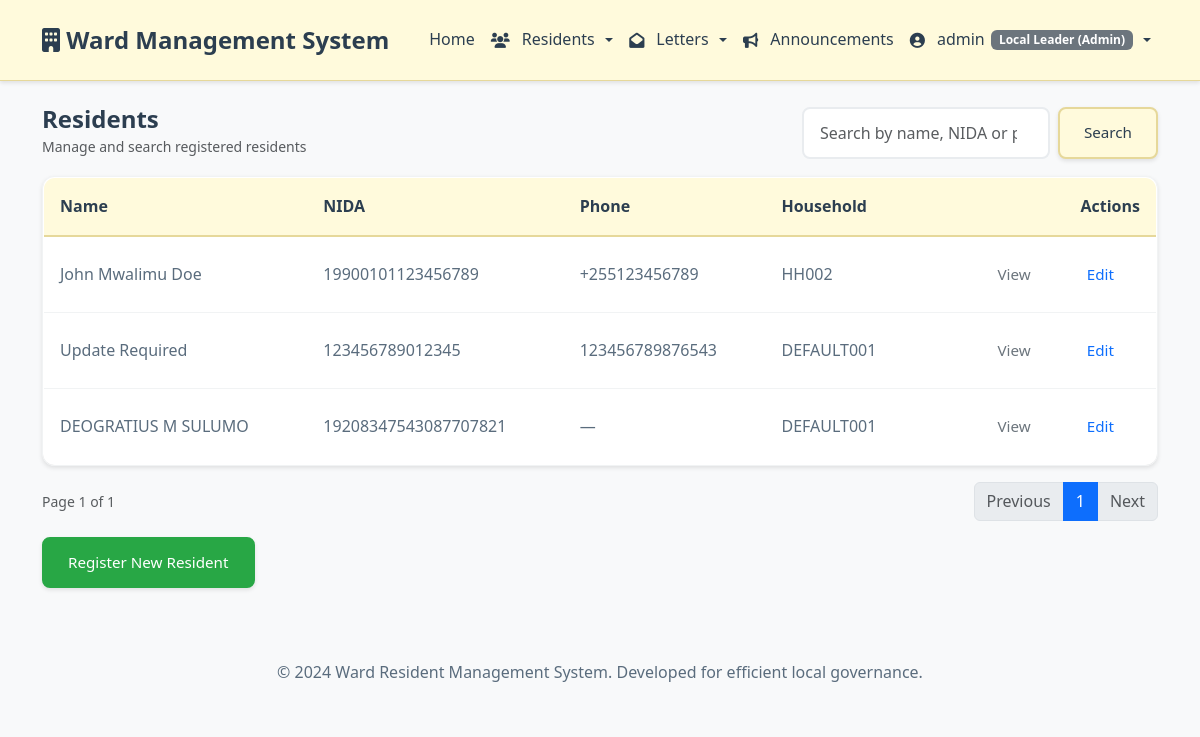
/residents/ (signed in), run on the app's committed database.
### accounts/models.py (models this page shows, shortened)
class User(AbstractUser):
    USER_ROLES = (
        ('admin', 'Local Leader (Admin)'),
        ('resident', 'Resident'),
        ('clerk', 'Data Entry Clerk'),
    )
    role = models.CharField(max_length=20, choices=USER_ROLES, default='resident')
    phone_number = models.CharField(max_length=15, blank=True)
    nida_number = models.CharField(max_length=20, unique=True, null=True, blank=True)
    profile_photo = models.ImageField(upload_to='profile_photos/', null=True, blank=True)
    is_verified = models.BooleanField(default=False)
    created_at = models.DateTimeField(auto_now_add=True)
    updated_at = models.DateTimeField(auto_now=True)

### residents/models.py (models this page shows, shortened)
class Resident(models.Model):
    GENDER_CHOICES = (
        ('M', 'Male'),
        ('F', 'Female'),
    )
    MARITAL_STATUS_CHOICES = (
        ('single', 'Single'),
        ('married', 'Married'),
        ('divorced', 'Divorced'),
        ('widowed', 'Widowed'),
    )
    SPECIAL_CATEGORY_CHOICES = (
        ('none', 'None'),
        ('disability', 'Person with Disability'),
        ('elderly', 'Elderly'),
        ('orphan', 'Orphan'),
        ('vulnerable', 'Vulnerable Person'),
    )
    user = models.OneToOneField(settings.AUTH_USER_MODEL, on_delete=models.CASCADE, null=True, blank=True)
    household = models.ForeignKey(Household, on_delete=models.CASCADE, related_name='residents')
    first_name = models.CharField(max_length=50)
    middle_name = models.CharField(max_length=50, blank=True)
    last_name = models.CharField(max_length=50)
    nida_number = models.CharField(max_length=20, unique=True, validators=[validate_nida_number])
    date_of_birth = models.DateField()
    place_of_birth = models.CharField(max_length=100, blank=True)
    gender = models.CharField(max_length=1, choices=GENDER_CHOICES)
    marital_status = models.CharField(max_length=20, choices=MARITAL_STATUS_CHOICES)
    tribe = models.CharField(max_length=50, blank=True)
    religion = models.CharField(max_length=50, blank=True)
    phone_number = models.CharField(max_length=15, blank=True, validators=[validate_phone_number])
    email = models.EmailField(blank=True)
    occupation = models.CharField(max_length=100, blank=True)
    education_level = models.CharField(max_length=50, blank=True)
    special_category = models.CharField(max_length=20, choices=SPECIAL_CATEGORY_CHOICES, default='none')
    relationship_to_head = models.CharField(max_length=50, default='Head')
    photo = models.ImageField(upload_to='resident_photos/', null=True, blank=True)
    is_active = models.BooleanField(default=True)
    registration_date = models.DateTimeField(auto_now_add=True)
    updated_at = models.DateTimeField(auto_now=True)
    @property
    def full_name(self):
        middle = f" {self.middle_name}" if self.middle_name else ""
        return f"{self.first_name}{middle} {self.last_name}"

class Household(models.Model):
    household_number = models.CharField(max_length=50, unique=True)
    street_name = models.CharField(max_length=100)
    house_number = models.CharField(max_length=20)
    ward = models.CharField(max_length=100, default='Ward Office')
    created_at = models.DateTimeField(auto_now_add=True)
    updated_at = models.DateTimeField(auto_now=True)

### residents/views.py (the view, shortened to what this page needs)
# urls.py: path('', views.resident_list, name='list'),
@login_required
def resident_list(request):
    if request.user.role != 'admin':
        messages.error(request, 'Access denied. Admin privileges required.')
        return redirect('home')
    search_query = request.GET.get('search', '')
    residents = (
        Resident.objects.filter(is_active=True)
        .select_related('household', 'user')
        .order_by('last_name', 'first_name', 'pk')
    )
    paginator = Paginator(residents, 20)
    page_number = request.GET.get('page')
    residents = paginator.get_page(page_number)
    return render(request, 'residents/list.html', {
        'residents': residents,
        'search_query': search_query
    })

### templates/residents/list.html (shortened to what this page needs)
{% extends 'base.html' %}
{% load static %}
{% block content %}
<div class="row mb-3 align-items-center">
  <div class="col-md-8">
    <h4 class="mb-0">Residents</h4>
    <small class="text-muted">Manage and search registered residents</small>
  </div>
  <div class="col-md-4 text-md-end mt-3 mt-md-0">
    <form class="d-flex" role="search" method="get">
      <input class="form-control me-2" type="search" name="search" placeholder="Search by name, NIDA or phone" value="{{ search_query }}">
      <button class="btn btn-primary" type="submit">Search</button>
    </form>
  </div>
</div>
<div class="card">
  <div class="card-body p-0">
    <div class="table-responsive">
      <table class="table table-hover mb-0 align-middle">
        <thead class="table-light">
          <tr>
            <th>Name</th>
            <th>NIDA</th>
            <th>Phone</th>
            <th>Household</th>
            <th class="text-end">Actions</th>
          </tr>
        </thead>
        <tbody>
          {% if residents and residents|length %}
            {% for r in residents %}
              <tr>
                <td>
                  {{ r.full_name }}
                </td>
                <td>{{ r.nida_number }}</td>
                <td>{{ r.phone_number|default:'—' }}</td>
                <td>{{ r.household.household_number }}</td>
                <td class="text-end">
                  <a class="btn btn-sm btn-outline-secondary" href="{% url 'residents:detail' r.pk %}">View</a>
                  {% if request.user.role in 'admin clerk' %}
                    <a class="btn btn-sm btn-outline-primary" href="{% url 'residents:edit' r.pk %}">Edit</a>
                  {% endif %}
                </td>
              </tr>
            {% endfor %}
          {% else %}
            <tr>
              <td colspan="5" class="text-center py-4 text-muted">No residents found.</td>
            </tr>
          {% endif %}
        </tbody>
      </table>
    </div>
  </div>
</div>
<div class="d-flex justify-content-between align-items-center mt-3">
  <div>
    {% if residents %}
      <small class="text-muted">Page {{ residents.number }} of {{ residents.paginator.num_pages }}</small>
    {% endif %}
  </div>
  <nav aria-label="Residents pagination">
    <ul class="pagination mb-0">
      {% if residents.has_previous %}
        <li class="page-item">
          <a class="page-link" href="?page={{ residents.previous_page_number }}&search={{ search_query }}">Previous</a>
        </li>
      {% else %}
        <li class="page-item disabled"><span class="page-link">Previous</span></li>
      {% endif %}
      {% for num in residents.paginator.page_range %}
        {% if num == residents.number %}
          <li class="page-item active"><span class="page-link">{{ num }}</span></li>
        {% elif num >= residents.number|add:'-2' and num <= residents.number|add:'2' %}
          <li class="page-item"><a class="page-link" href="?page={{ num }}&search={{ search_query }}">{{ num }}</a></li>
        {% endif %}
      {% endfor %}
      {% if residents.has_next %}
        <li class="page-item">
          <a class="page-link" href="?page={{ residents.next_page_number }}&search={{ search_query }}">Next</a>
        </li>
      {% else %}
        <li class="page-item disabled"><span class="page-link">Next</span></li>
      {% endif %}
    </ul>
  </nav>
</div>
{% if request.user.role in 'admin clerk' %}
  <div class="mt-3">
    <a href="{% url 'residents:register' %}" class="btn btn-success">Register New Resident</a>
  </div>
{% endif %}
{% endblock %}

### templates/base.html (shortened to what this page needs)
<!DOCTYPE html>
<html lang="en">
<head>
    <link href="https://cdn.jsdelivr.net/npm/bootstrap@5.3.0/dist/css/bootstrap.min.css" rel="stylesheet">
    <link href="https://cdnjs.cloudflare.com/ajax/libs/font-awesome/6.0.0/css/all.min.css" rel="stylesheet">
    {% load static %}
    <link href="{% static 'css/custom.css' %}" rel="stylesheet">
</head>
<body>
    <nav class="navbar navbar-expand-lg">
        <div class="container">
            <a class="navbar-brand" href="{% url 'home' %}">
                <i class="fas fa-building"></i> Ward Management System
            </a>
            <div class="collapse navbar-collapse" id="navbarNav">
                <ul class="navbar-nav me-auto ms-3">
                    <li class="nav-item">
                        <a class="nav-link{% if request.resolver_match.url_name == 'home' %} active{% endif %}" href="{% url 'home' %}">
                            Home
                        </a>
                    </li>
                    {% if user.is_authenticated %}
                        {% if user.role == 'resident' %}
                            <li class="nav-item">
                                <a class="nav-link" href="{% url 'residents:profile' %}">
                                    <i class="fas fa-user"></i> My Profile
                                </a>
                            </li>
                            <li class="nav-item">
                                <a class="nav-link" href="{% url 'letters:request' %}">
                                    <i class="fas fa-envelope"></i> Request Letter
                                </a>
                            </li>
                            <li class="nav-item">
                                <a class="nav-link" href="{% url 'letters:my_requests' %}">
                                    <i class="fas fa-list"></i> My Requests
                                </a>
                            </li>
                        {% elif user.role == 'admin' %}
                            <li class="nav-item dropdown">
                                <a class="nav-link dropdown-toggle" href="#" role="button" data-bs-toggle="dropdown">
                                    <i class="fas fa-users"></i> Residents
                                </a>
                            </li>
                            <li class="nav-item dropdown">
                                <a class="nav-link dropdown-toggle" href="#" role="button" data-bs-toggle="dropdown">
                                    <i class="fas fa-envelope-open"></i> Letters
                                </a>
                            </li>
                            <li class="nav-item">
                                <a class="nav-link" href="{% url 'communications:announcements' %}">
                                    <i class="fas fa-bullhorn"></i> Announcements
                                </a>
                            </li>
                        {% endif %}
                    {% endif %}
                </ul>
                <ul class="navbar-nav ms-auto gap-2">
                    {% if user.is_authenticated %}
                        <li class="nav-item dropdown">
                            <a class="nav-link dropdown-toggle" href="#" role="button" data-bs-toggle="dropdown">
                                <i class="fas fa-user-circle"></i> {{ user.username }}
                                <span class="badge bg-secondary">{{ user.get_role_display }}</span>
                            </a>
                        </li>
                    {% endif %}
                </ul>
            </div>
        </div>
    </nav>
    <main class="container mt-4">
        {% block content %}
        {% endblock %}
    </main>
    <footer class="bg-light mt-5 py-4">
        <div class="container text-center">
            <p class="mb-0">&copy; 2024 Ward Resident Management System. Developed for efficient local governance.</p>
        </div>
    </footer>
</body>
</html>

### static/css/custom.css (style rules this page uses)
:root { --primary-color: #FFFADC; --primary-dark: #f4eec7; --primary-darker: #e6d89a; --secondary-color: #28a745; --accent-color: #8b7b3a; --warning-color: #ffc107; --danger-color: #dc3545; --light-bg: #f8f9fa; --white: #ffffff; --dark-text: #2c3e50; --medium-text: #5a6c7d; --light-text: #7f8c8d; --border-color: #e9ecef; --border-light: #f1f3f4; --shadow: 0 2px 4px rgba(0, 0, 0, 0.1); --shadow-lg: 0 8px 25px rgba(0, 0, 0, 0.15); --shadow-hover: 0 4px 12px rgba(0, 0, 0, 0.15); --hover-transform: translateY(-2px); --transition-smooth: all 0.3s cubic-bezier(0.4, 0, 0.2, 1); }
body { font-family: 'Segoe UI', Tahoma, Geneva, Verdana, sans-serif; background-color: var(--light-bg); color: var(--dark-text); line-height: 1.6; font-size: 16px; }
h1, h2, h3, h4, h5, h6 { color: var(--dark-text); font-weight: 600; margin-bottom: 1rem; }
p { color: var(--medium-text); margin-bottom: 1rem; }
.navbar { background: var(--primary-color); border-bottom: 1px solid var(--primary-darker); box-shadow: var(--shadow); padding: 1rem 0; }
.navbar-brand { font-weight: 700; font-size: 1.5rem; color: var(--dark-text) !important; transition: var(--transition-smooth); }
.navbar-nav .nav-link { color: var(--dark-text) !important; font-weight: 500; transition: var(--transition-smooth); padding: 0.5rem 0.85rem; border-radius: 0; background: transparent !important; display: inline-flex; align-items: center; gap: .4rem; }
.navbar-nav .nav-link i { margin-right: .35rem; font-size: .95rem; }
.card { border: 1px solid var(--border-light); border-radius: 12px; box-shadow: var(--shadow); transition: var(--transition-smooth); overflow: hidden; background: var(--white); }
.btn { border-radius: 8px; font-weight: 500; padding: 0.75rem 1.5rem; transition: var(--transition-smooth); border: 2px solid transparent; font-size: 0.95rem; cursor: pointer; }
.btn-primary { background: var(--primary-color); color: var(--dark-text); border-color: var(--primary-darker); box-shadow: var(--shadow); }
.btn-success { background: var(--secondary-color); color: var(--white); border-color: var(--secondary-color); box-shadow: var(--shadow); }
.form-control, .form-select { border-radius: 8px; border: 2px solid var(--border-color); padding: 0.75rem 1rem; transition: var(--transition-smooth); background: var(--white); color: var(--dark-text); }
.table { background: var(--white); border-radius: 12px; overflow: hidden; box-shadow: var(--shadow); border: 1px solid var(--border-light); }
.table thead th { background: var(--primary-color); color: var(--dark-text); border: none; font-weight: 600; padding: 1rem; border-bottom: 2px solid var(--primary-darker); }
.table tbody tr { transition: var(--transition-smooth); }
.table tbody td { padding: 0.75rem 1rem; color: var(--medium-text); border-bottom: 1px solid var(--border-light); }

### data on the page
User: username "admin", role "Local Leader (Admin)"
Resident: full_name "John Mwalimu Doe", nida_number "19900101123456789", phone_number "+255123456789", household.household_number "HH002"
Resident: full_name "Update Required", nida_number "123456789012345", phone_number "123456789876543", household.household_number "DEFAULT001"
Resident: full_name "DEOGRATIUS M SULUMO", nida_number "19208347543087707821", phone_number "—", household.household_number "DEFAULT001"

### other printed values
{{ residents.number }} "1"
{{ residents.paginator.num_pages }} "1"
{{ num }} "1"
